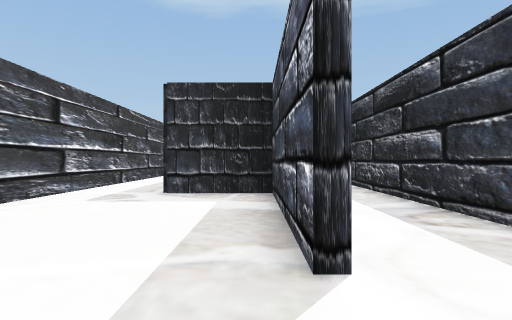
[1] (above)

17 first-person views from a walk through a Unity game level. The camera is 1.5 m above the floor, looks level and sees 80° across. The floor is counted in squares, 2 m on a side. Each view is taken from the middle of a square. On the plan, view 1 faces up. The plan holds only what a view shows up to about 10 squares ahead; the rest is blank. The place goes on beyond the plan. The player is left out.

[2]
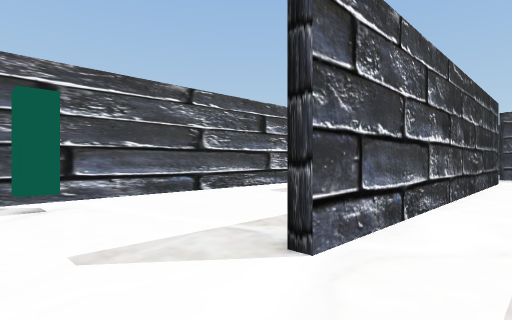

[3]
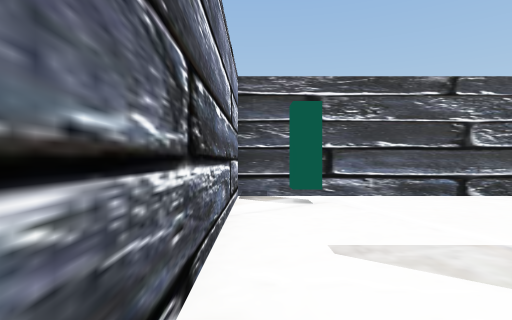

[4]
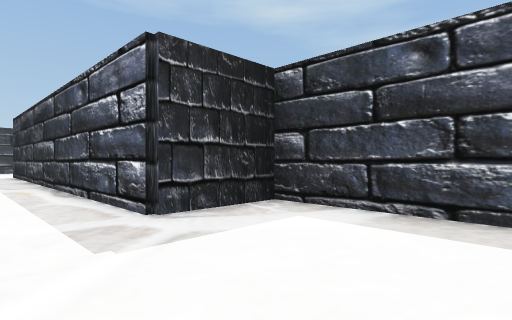

[5]
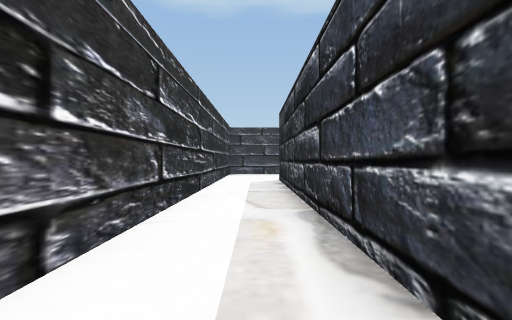

[6]
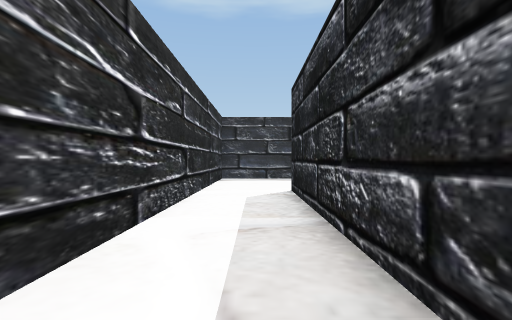

[7]
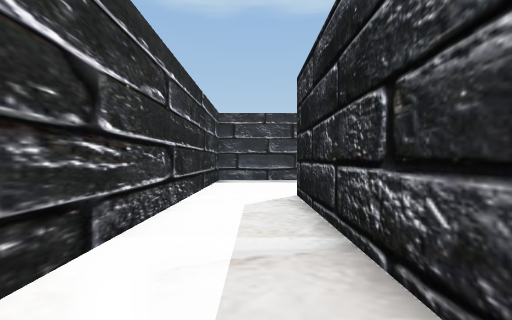

[8]
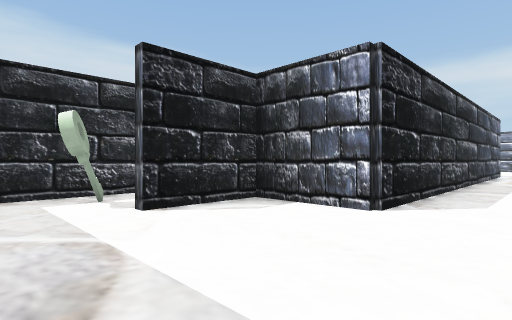

[9]
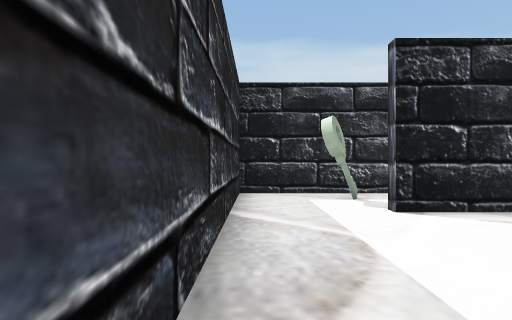

[10]
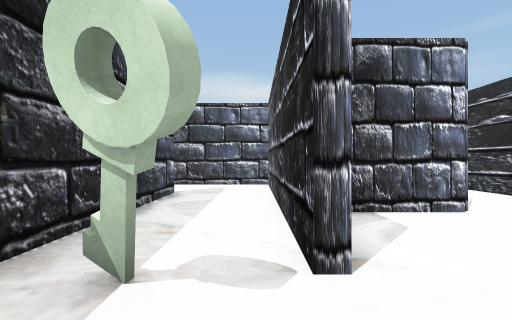

[11]
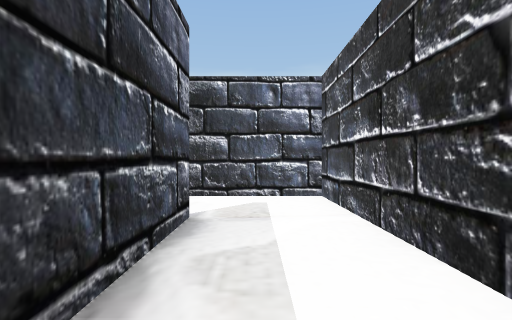

[12]
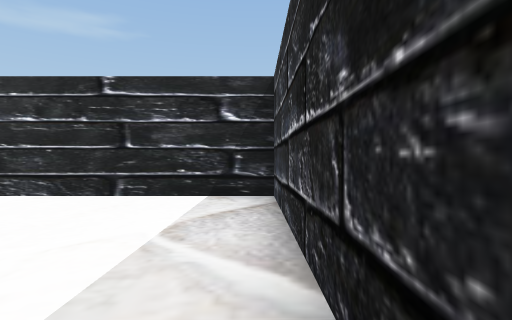

[13]
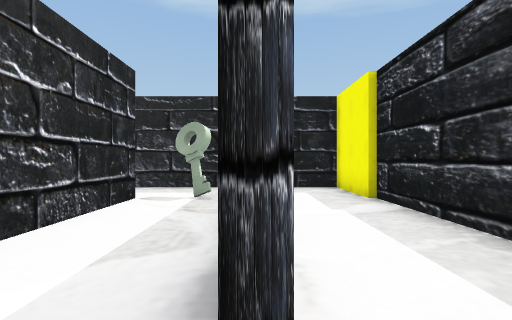

[14]
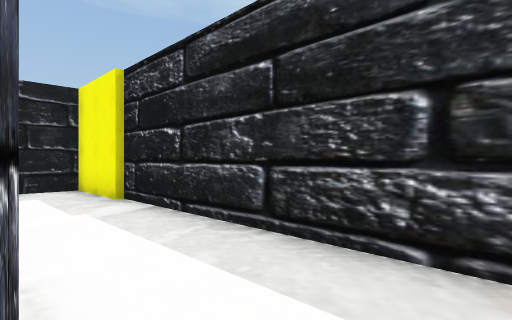

[15]
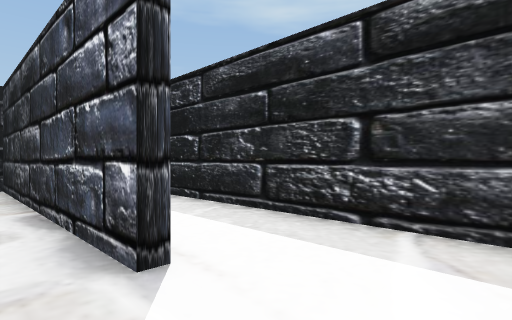

[16]
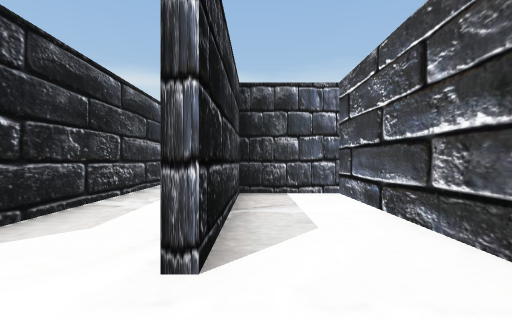

[17]
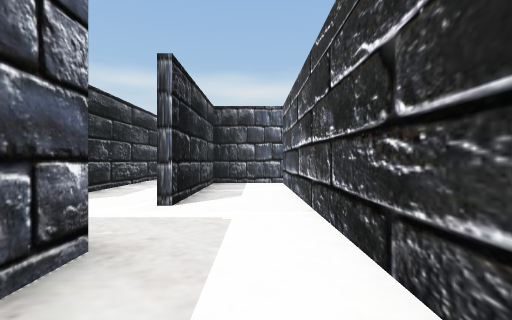

### Floor plan
Points are (right, up) in squares from view 1. A wall is a line through its corners. A room is listed if a view was taken in it or the views show most of it. See-through windows are left out.
Room 1 (views 1, 4, 5, 6, 7)
walls: (0.4, 2) (0.4, 6.9) (-2.1, 6.9) (-2.1, 19.6); (-4.4, 20.4) (-4.4, -0.4) (0.6, -0.4)
ways out: opening at (0, 0.5) to room 2; opening at (-3.5, 19.5) to room 3
objects: other object (-4, 1)
Room 2 (views 2, 3)
walls: (2.9, 3.4) (2.9, 10.6); (0.6, 12) (0.6, 2); (0.6, -0.4) (1.6, -0.4)
ways out: opening at (0, 0.5) to room 1; opening at (0, 13) to room 5
Room 3 (views 8, 9)
walls: (-2.1, 19.6) (0.4, 19.6) (0.4, 22); (0.5, 24.4) (-4.4, 24.4) (-4.4, 20.4)
ways out: opening at (-3.5, 19.5) to room 1; opening at (0, 23.5) to room 4
Room 4 (views 10, 11, 12, 13, 14, 15)
walls: (2.9, 17) (2.9, 24.4) (0.5, 24.4); (0.6, 22) (0.6, 14.6) (3.5, 14.6)
ways out: opening at (0, 23.5) to room 3; opening at (3, 15.5) to room 6
objects: key (2, 22)
Room 5 (views 16, 17)
walls: (0.4, 14.5) (0.4, 15.4); (-1.9, 16) (-1.9, 7.1) (0.4, 7.1) (0.4, 12)
ways out: opening at (0, 13) to room 2
Room 6 (no view inside)
walls: (5.4, 15.2) (5.4, 24.4) (4, 24.4)
ways out: opening at (3, 15.5) to room 4

Where each view was taken, in squares from view 1:
view 1: 0 up, 0 right, facing up
view 2: 0 up, 2 right, facing up-left
view 3: 0 up, 2 right, facing left
view 4: 3 up, 4 left, facing up-right
view 5: 8 up, 3 left, facing up
view 6: 12 up, 3 left, facing up
view 7: 13 up, 3 left, facing up
view 8: 24 up, 4 left, facing down-right
view 9: 24 up, 4 left, facing right
view 10: 24 up, 1 right, facing down
view 11: 21 up, 2 right, facing down
view 12: 24 up, 2 right, facing left
view 13: 16 up, 3 right, facing up
view 14: 16 up, 3 right, facing up-right
view 15: 15 up, 2 right, facing up-right
view 16: 14 up, 0 right, facing down
view 17: 17 up, 1 left, facing down
